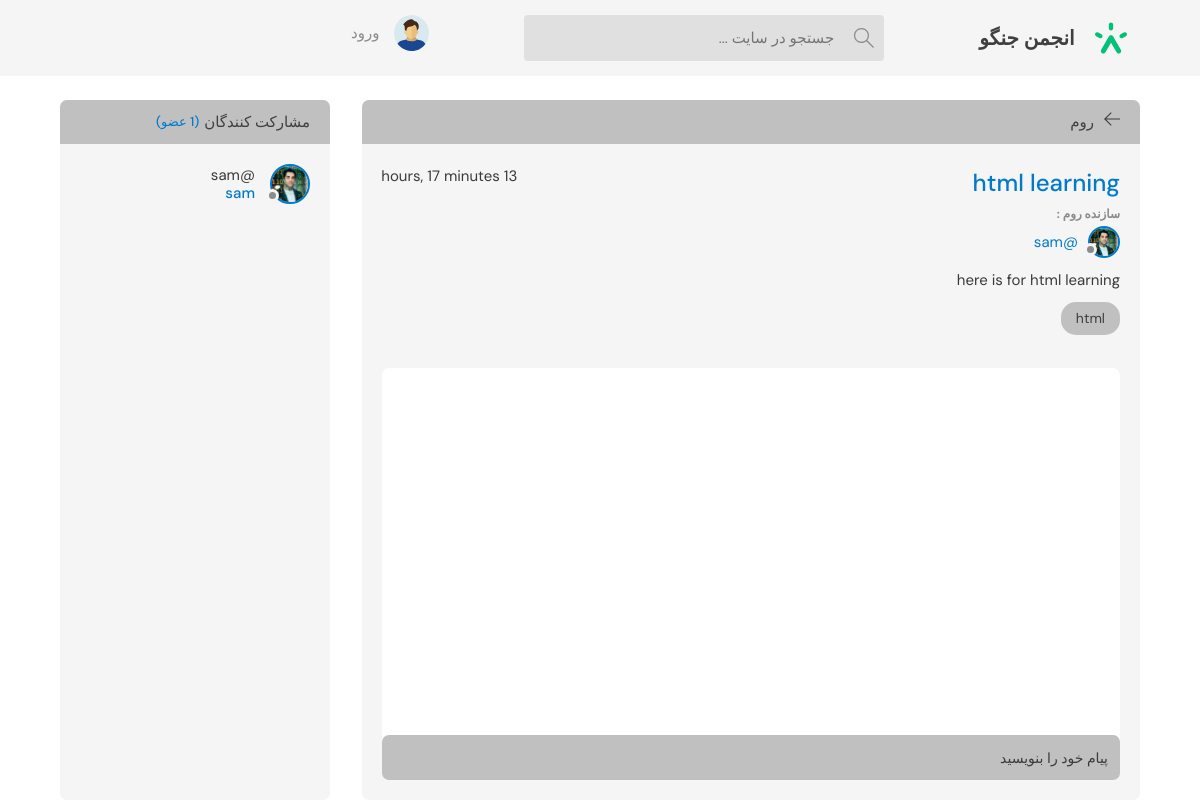
Page /room/1 on the earlier database version.
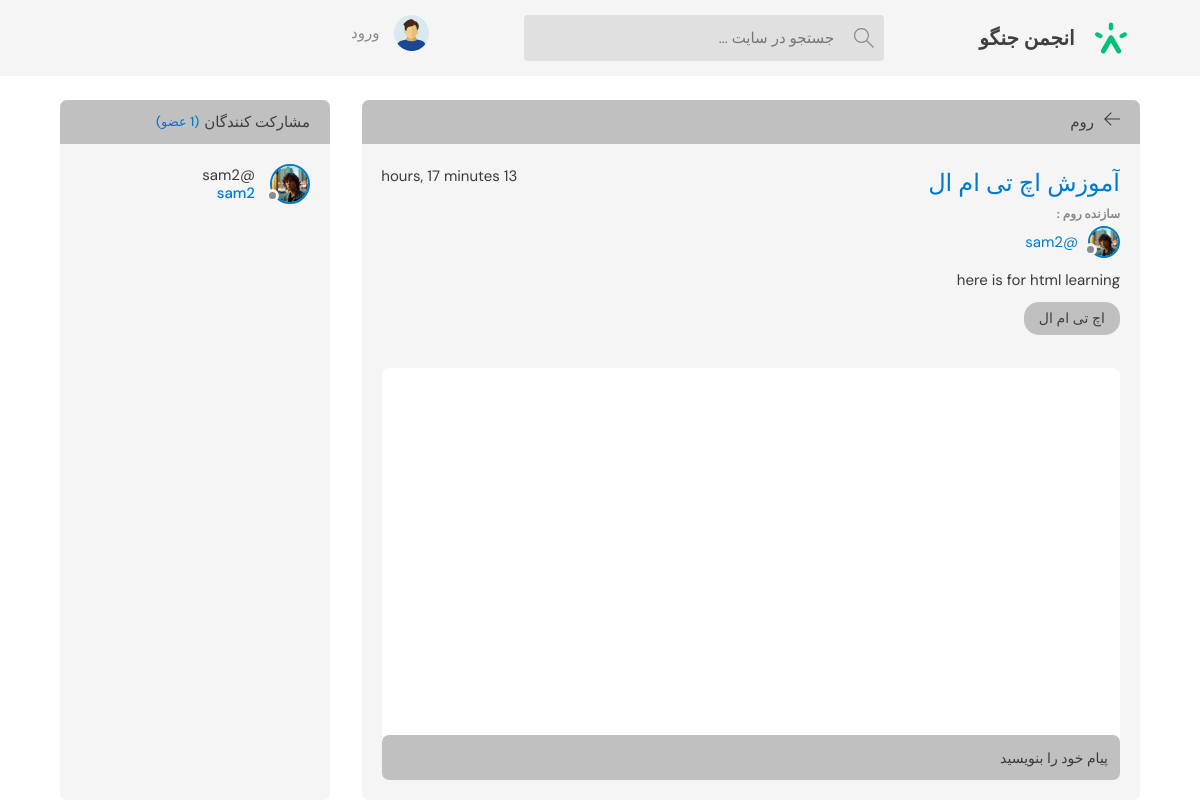
Same page on the later database version.
### base/models.py (models this page shows, shortened)
class Room(models.Model):
    name = models.CharField(max_length=200)
    description = models.TextField(null=True, blank=True)
    participants = models.ManyToManyField(User,related_name='participants' , blank=True)
    updated = models.DateTimeField(auto_now=True)
    created = models.DateTimeField(auto_now_add=True)
    class Meta:
        ordering = ['-updated','-created']
    topic   = models.ForeignKey(Topic,on_delete=models.SET_NULL,null=True)
    host    = models.ForeignKey(User,on_delete=models.SET_NULL,null=True)

class User(AbstractUser):
    name = models.CharField(max_length=200 , null=True)
    email = models.EmailField(unique=True)
    bio = models.TextField(null=True)
    profile_image = models.ImageField(null=False,default='default.svg')
    USERNAME_FIELD = 'email'
    REQUIRED_FIELDS = []

class Topic (models.Model):
    name = models.CharField(max_length=200)
    def __str__(self):
        return self.name

### base/views.py (the view, shortened to what this page needs)
# urls.py: path('room/<str:pk>',views.room,name="room"),
def room(request,pk):
    room = Room.objects.get(id=pk)
    room_messages = room.message_set.all()
    participants = room.participants.all()
    context= {'room':room,'room_messages':room_messages , 'participants':participants}
    return render(request , 'base/room.html',context)

### base/templates/base/room.html (shortened to what this page needs)
{% extends 'main.html' %}
{% block content %}
<main class="profile-page layout layout--2">
  <div class="container">
    <div class="room">
      <div class="room__top">
        <div class="room__topLeft">
          <a href="{% url 'home' %}">
            <svg
              version="1.1"
              xmlns="http://www.w3.org/2000/svg"
              width="32"
              height="32"
              viewBox="0 0 32 32"
            >
              <title>arrow-left</title>
              <path
                d="M13.723 2.286l-13.723 13.714 13.719 13.714 1.616-1.611-10.96-10.96h27.625v-2.286h-27.625l10.965-10.965-1.616-1.607z"
              ></path>
            </svg>
          </a>
          <h3>روم</h3>
        </div>
      </div>
      <div class="room__box scroll">
        <div class="room__header scroll">
          <div class="room__info">
            <h3>{{room.name}}</h3>
            <span>{{room.created | timesince }}</span>
          </div>
          <div class="room__hosted">
            <p>سازنده روم : </p>
            <a href="{% url 'user-profile' room.host.id %}" class="room__author">
              <div class="avatar avatar--small">
                <img src="{{ HTTP_HOST }}/{{room.host.profile_image}}" />
              </div>
              <span>@{{room.host.username}}</span>
            </a>
          </div>
          <div class="room__details">
            {{room.description}}
          </div>
          <span class="room__topics">{{room.topic}}</span>
        </div>
        <div class="room__conversation">
          <div class="threads scroll">
          </div>
        </div>
      </div>
      <div class="room__message">
        <form action="" method="POST">
          <input name="body" placeholder="پیام خود را بنویسید" />
        </form>
      </div>
    </div>
    <div class="participants">
      <h3 class="participants__top">مشارکت کنندگان <span>({{participants.count}} عضو)</span></h3>
      <div class="participants__list scroll">
        {% for user in participants %}
          <a href="{% url 'user-profile' user.id %}" class="participant">
            <div class="avatar avatar--medium">
              <img src="{{ HTTP_HOST }}/{{user.profile_image}}" />
            </div>
            <p>
              @{{user.username}}
              <span>{{user.username}}</span>
            </p>
          </a>
        {% endfor %}
      </div>
    </div>
  </div>
</main>
{% endblock %}

Differences in the rows shown:
changed Room "here is for html learning": name "html learning" → "آموزش اچ تی ام ال"; host.profile_image: a different picture; host.username "sam" → "sam2"; topic "html" → "اچ تی ام ال"
changed User: profile_image: a different picture; username "sam" → "sam2"
